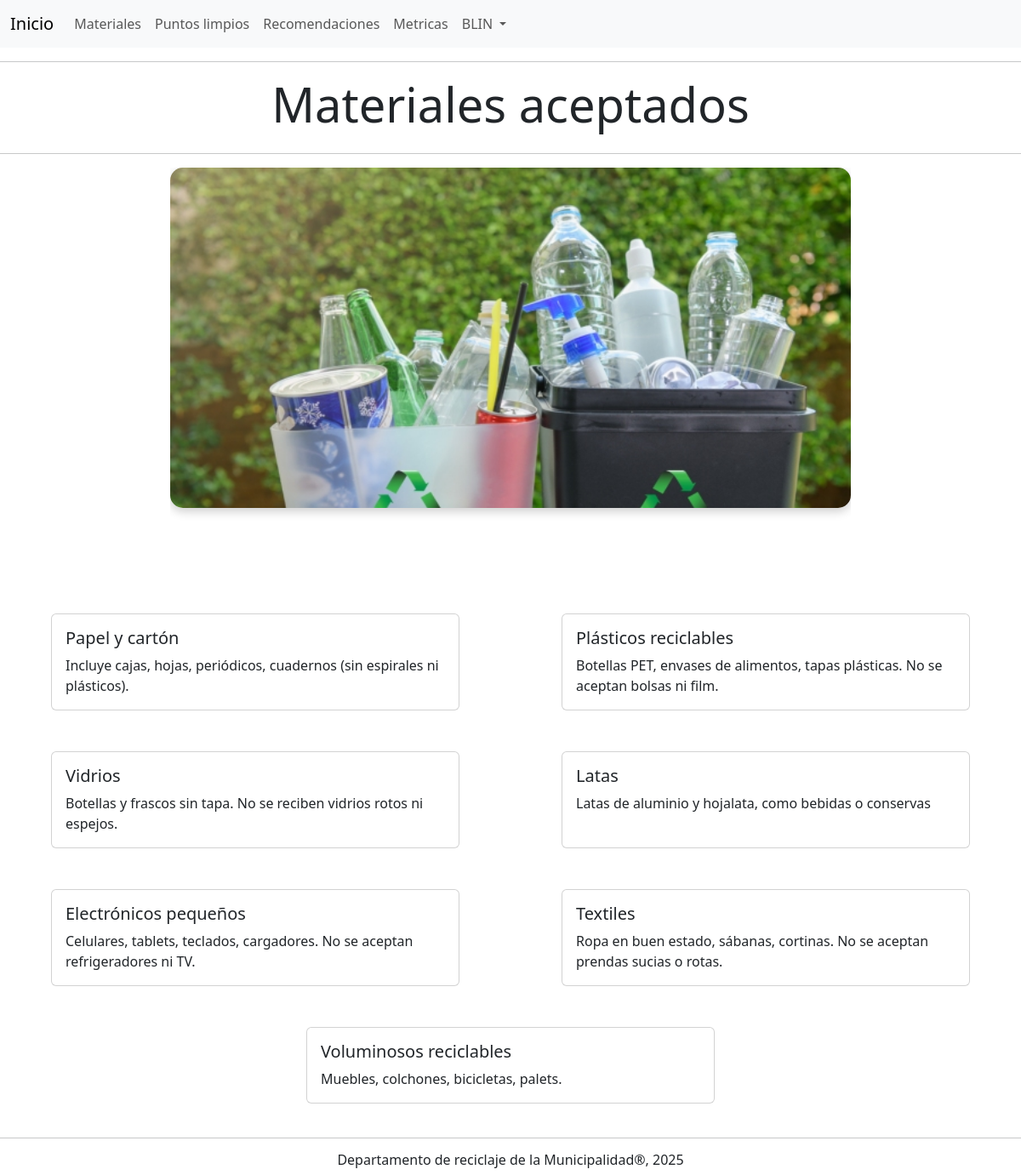
The page /materiales (signed in) on the database its author committed.
### core/models.py (models this page shows, shortened)
class TipoMaterial(models.Model):
    codigo = models.CharField(max_length=10, unique=True)
    tipomat = models.CharField(max_length=100)
    descripcion = models.TextField(max_length=100, default="Sin descripcion")

### core/views.py (the view)
# urls.py: path('materiales',views.materiales, name="materiales"),
def materiales(request):
    materiales = TipoMaterial.objects.all()
    data={
        "materiales": materiales
    }
    return render(request,'core/materiales.html',data)

### core/templates/core/materiales.html (shortened to what this page needs)
{%extends 'core/base.html'%}
{% load static %}
{% block contenido %}
<hr>
<h1 class="subtitulo display-4 text-center mb-4">Materiales aceptados</h1>
<hr>
<div id="carouselExampleAutoplaying" class="carousel slide" data-bs-ride="carousel">
  <div class="carousel-inner carousel-pequeno">
    <div class="carousel-item active">
      <img src="{% static 'images/plastico.jpg' %}" class="d-block w-100" alt="...">
    </div>
  </div>
</div>
<div class="d-flex justify-content-around flex-wrap">
  {% for material in materiales %}
    <div class="card m-4" style="width: 30rem;">
      <div class="card-body">
        <h5 class="card-title">{{ material.tipomat }}</h5>
        <p class="card-text">{{ material.descripcion }}</p>
      </div>
    </div>
  {% endfor %}
</div>
{% endblock %}

### core/templates/core/nav.html (shortened to what this page needs)
<nav class="navbar navbar-expand-lg bg-body-tertiary">
  <div class="container-fluid">
    <a class="navbar-brand" href="{% url 'inicio' %}">Inicio</a>
    <div class="collapse navbar-collapse" id="navbarNavDropdown">
      <ul class="navbar-nav">
        <li class="nav-item">
          <a class="nav-link" aria-current="page" href="{% url 'materiales' %}">Materiales</a>
        </li>
        <li class="nav-item">
          <a class="nav-link" href="{% url 'puntos' %}">Puntos limpios</a>
        </li>
        <li class="nav-item">
          <a class="nav-link" aria-current="page" href="{% url 'recomendaciones' %}"> Recomendaciones</a>
        </li>
        <li class="nav-item">
          <a class="nav-link" href="{% url 'metricas' %}">Metricas</a>
        </li>
        <li class="nav-item dropdown">
          <a class="nav-link dropdown-toggle" href="#" role="button" data-bs-toggle="dropdown" aria-expanded="true">
            {{user.username | upper}}
          </a>
        </li>
      </ul>
    </div>
  </div>
</nav>

### core/static/css/styles.css (style rules this page uses)
body { background-image: url(../images/verde.jpg); background-repeat: no-repeat; background-attachment: fixed; background-size: cover; }
.subtitulo { text-align: center; }
.carousel-inner img { border-radius: 15px; box-shadow: 0 4px 12px rgba(0, 0, 0, 0.2); }
.carousel-pequeno { height: 500px; max-width: 800px; margin: 0 auto; object-fit: cover; }
.carousel-pequeno img { max-height: 400px; object-fit: cover; }
nav { background-color:#345734; }

### rows shown on the page
TipoMaterial: tipomat "Papel y cartón", descripcion "Incluye cajas, hojas, periódicos, cuadernos (sin espirales ni plásticos)."
TipoMaterial: tipomat "Plásticos reciclables", descripcion "Botellas PET, envases de alimentos, tapas plásticas. No se aceptan bolsas ni film."
TipoMaterial: tipomat "Vidrios", descripcion "Botellas y frascos sin tapa. No se reciben vidrios rotos ni espejos."
TipoMaterial: tipomat "Latas", descripcion "Latas de aluminio y hojalata, como bebidas o conservas"
TipoMaterial: tipomat "Electrónicos pequeños", descripcion "Celulares, tablets, teclados, cargadores. No se aceptan refrigeradores ni TV."
TipoMaterial: tipomat "Textiles", descripcion "Ropa en buen estado, sábanas, cortinas. No se aceptan prendas sucias o rotas."
TipoMaterial: tipomat "Voluminosos reciclables", descripcion "Muebles, colchones, bicicletas, palets."

### other values the page prints
{{ user.username | upper }} "BLIN"
